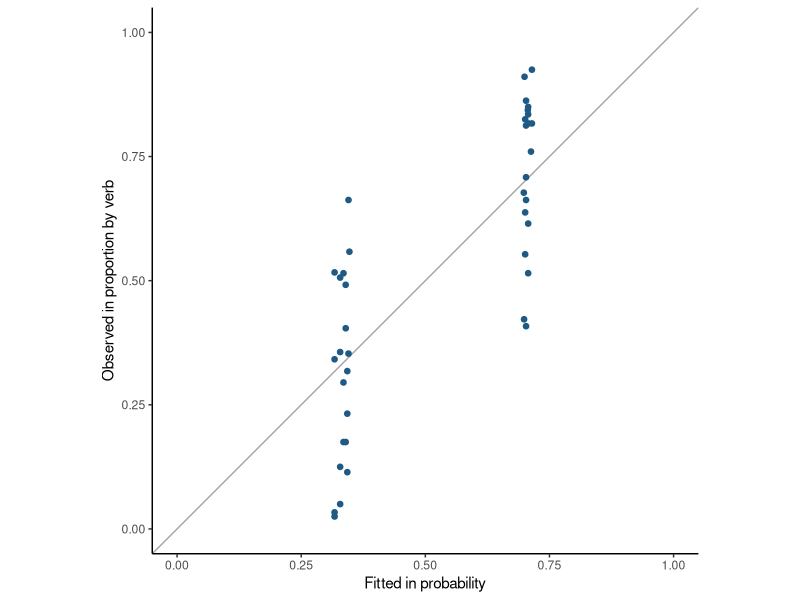

This figure's R source:
## ---- chunk 1
#| label: fit-deviance-residuals
#| echo: true
st <- read.csv("data/supertelicity/supertelicity-cloze.csv")
st$verb_type <- factor(st$verb_type, levels = c("manner", "result"))
st$contentfulness <- factor(st$contentfulness,
                            levels = c("contentful", "bleached", "templatic"))
fit <- glm(prep_in ~ verb_type * contentfulness, binomial(), st)
st$fitted <- fitted(fit)
st$deviance_residual <- residuals(fit, type = "deviance")
c(sum_squared = sum(st$deviance_residual^2), model_deviance = deviance(fit),
  minimum = min(st$deviance_residual), maximum = max(st$deviance_residual))
## ---- chunk 2
#| label: one-deviance-residual-by-hand
#| echo: true
i <- 1L
manual_d <- if (st$prep_in[i] == 1) {
  2 * log(1 / st$fitted[i])
} else {
  2 * log(1 / (1 - st$fitted[i]))
}
data.frame(y = st$prep_in[i], fitted = st$fitted[i],
  raw = st$prep_in[i] - st$fitted[i],
  pearson = (st$prep_in[i] - st$fitted[i]) /
    sqrt(st$fitted[i] * (1 - st$fitted[i])),
  deviance_manual = sign(st$prep_in[i] - st$fitted[i]) * sqrt(manual_d),
  deviance_R = st$deviance_residual[i])
## ---- chunk 3
#| label: verb-calibration
#| echo: true
by_verb <- aggregate(cbind(prep_in, fitted) ~ verb, st, mean)
library(ggplot2)
ggplot(by_verb, aes(fitted, prep_in)) +
  geom_abline(slope = 1, intercept = 0, color = "grey65", linewidth = .5) +
  geom_point(size = 1.6, color = "#1F5A85") +
  coord_equal(xlim = c(0, 1), ylim = c(0, 1)) +
  labs(x = "Fitted in probability", y = "Observed in proportion by verb") +
  theme_classic()
